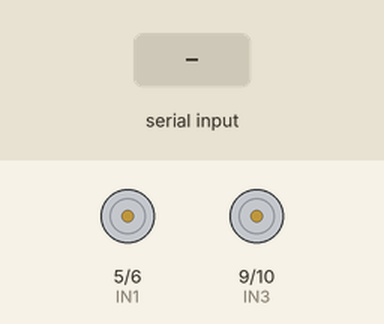
Simulated run of this sketch. Board: Arduino Uno, built with avr-gcc and run on an emulated ATmega328P. Parts: motor-driver pin pairs drawn as motors (green arrow = first pin HIGH = forward, orange = second pin HIGH = backward, longer = more drive). The test bench sets the inputs (shaded band).

Above: at 1.2 s.
1.3 s: "F" received over the second serial link
At 2.1 s:
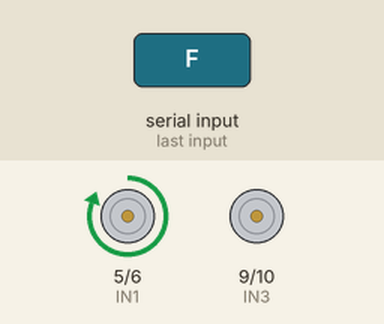
2.8 s: "B" received over the second serial link
At 3.3 s:
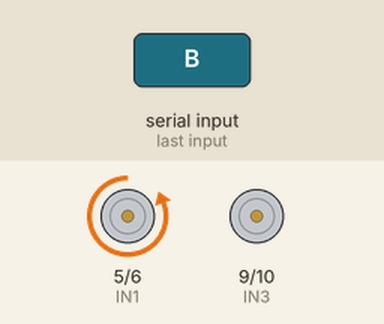
4.3 s: "L" received over the second serial link
At 5.5 s:
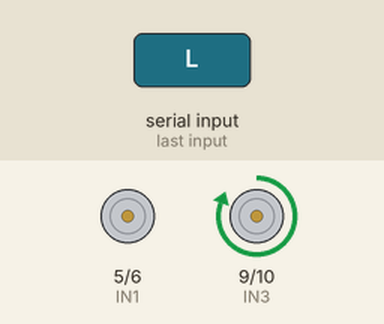
5.8 s: "R" received over the second serial link
At 6.8 s:
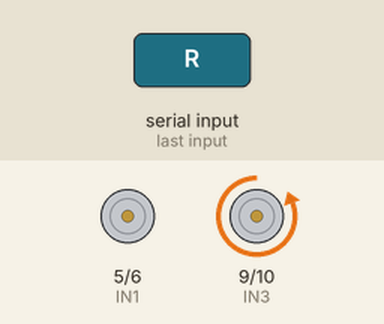
7.3 s: "S" received over the second serial link
At 7.9 s:
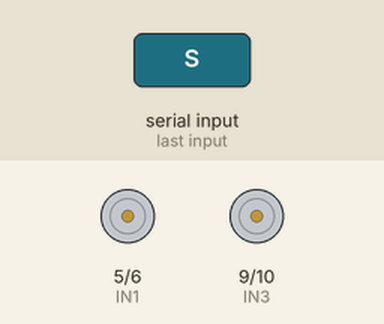
Timing chart, 0 to 9.8 s (numbered marks = the images above; inputs shaded):
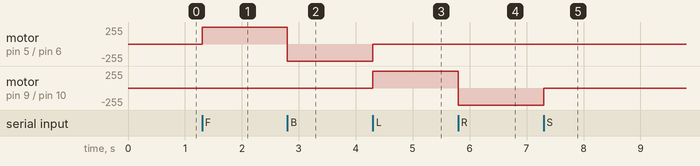

Measured:
- after the input at 1.3 s, motor on pin 5 (IN1) / pin 6 (IN2): stopped → forward 255/255 at once
- after the input at 2.8 s, motor on pin 5 (IN1) / pin 6 (IN2): forward 255/255 → backward 255/255 at once
- after the input at 4.3 s, motor on pin 5 (IN1) / pin 6 (IN2): backward 255/255 → stopped at once; motor on pin 9 (IN3) / pin 10 (IN4): stopped → forward 255/255 at once
- after the input at 5.8 s, motor on pin 9 (IN3) / pin 10 (IN4): forward 255/255 → backward 255/255 at once
- after the input at 7.3 s, motor on pin 9 (IN3) / pin 10 (IN4): backward 255/255 → stopped at once

The sketch:

Code.ino
```cpp
#include <SoftwareSerial.h>

SoftwareSerial BT(3, 2);

char command;

int IN1 = 5;
int IN2 = 6;
int IN3 = 9;
int IN4 = 10;

void setup() {

  BT.begin(9600);

  pinMode(IN1, OUTPUT);
  pinMode(IN2, OUTPUT);
  pinMode(IN3, OUTPUT);
  pinMode(IN4, OUTPUT);

  stopMotors();
}

void loop() {

  if (BT.available()) {

    command = BT.read();

    switch (command) {

      case 'F':
        forward();
        break;

      case 'B':
        backward();
        break;

      case 'L':
        left();
        break;

      case 'R':
        right();
        break;

      case 'S':
        stopMotors();
        break;
    }
  }
}

void forward() {

  digitalWrite(IN1, HIGH);
  digitalWrite(IN2, LOW);

  digitalWrite(IN3, LOW);
  digitalWrite(IN4, LOW);
}

void backward() {

  digitalWrite(IN1, LOW);
  digitalWrite(IN2, HIGH);

  digitalWrite(IN3, LOW);
  digitalWrite(IN4, LOW);
}

void left() {

  digitalWrite(IN1, LOW);
  digitalWrite(IN2, LOW);

  digitalWrite(IN3, HIGH);
  digitalWrite(IN4, LOW);
}

void right() {

  digitalWrite(IN1, LOW);
  digitalWrite(IN2, LOW);

  digitalWrite(IN3, LOW);
  digitalWrite(IN4, HIGH);
}

void stopMotors() {

  digitalWrite(IN1, LOW);
  digitalWrite(IN2, LOW);

  digitalWrite(IN3, LOW);
  digitalWrite(IN4, LOW);
}
```
